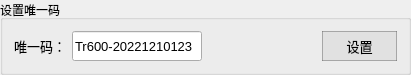
   <widget class="QGroupBox" name="groupBox_3">
    <property name="geometry">
     <rect>
      <x>760</x>
      <y>10</y>
      <width>411</width>
      <height>71</height>
     </rect>
    </property>
    <property name="title">
     <string>设置唯一码</string>
    </property>
    <layout class="QGridLayout" name="gridLayout_3">
     <item row="1" column="1">
      <layout class="QHBoxLayout" name="horizontalLayout_18">
       <item>
        <layout class="QHBoxLayout" name="horizontalLayout_7">
         <item>
          <widget class="QLabel" name="label_uniqueNo">
           <property name="minimumSize">
            <size>
             <width>0</width>
             <height>25</height>
            </size>
           </property>
           <property name="font">
            <font>
             <pointsize>10</pointsize>
            </font>
           </property>
           <property name="text">
            <string>唯一码：</string>
           </property>
          </widget>
         </item>
         <item>
          <widget class="QLineEdit" name="lineEdit_devUniqueId">
           <property name="minimumSize">
            <size>
             <width>130</width>
             <height>30</height>
            </size>
           </property>
           <property name="font">
            <font>
             <pointsize>10</pointsize>
            </font>
           </property>
           <property name="text">
            <string>Tr600-20221210123</string>
           </property>
          </widget>
         </item>
        </layout>
       </item>
       <item>
        <spacer name="horizontalSpacer_7">
         <property name="orientation">
          <enum>Qt::Horizontal</enum>
         </property>
         <property name="sizeHint" stdset="0">
          <size>
           <width>40</width>
           <height>20</height>
          </size>
         </property>
        </spacer>
       </item>
       <item>
        <layout class="QHBoxLayout" name="horizontalLayout_19">
         <item>
          <widget class="QPushButton" name="button_setDevUniqueId">
           <property name="minimumSize">
            <size>
             <width>75</width>
             <height>30</height>
            </size>
           </property>
           <property name="font">
            <font>
             <pointsize>10</pointsize>
            </font>
           </property>
           <property name="styleSheet">
            <string notr="true">QPushButton{
	border-style:solid;
	border-width:1px;
	color: rgb(0, 0, 0);
	background-color: rgba(225, 225, 225);
	border-color:rgba(100, 100, 100, 120);
}

QPushButton:hover{
	color:rgba(0,0,0,200);
	background-color:rgb(240, 248, 248);
	border-color: rgb(0, 150, 250);
}

QPushButton:pressed{
	border-style:inset;
	color:rgba(0,0,0,150);
	background-color: rgba(225, 225, 225);
	border-color: rgba(0, 163, 245);
}</string>
           </property>
           <property name="text">
            <string>设置</string>
           </property>
          </widget>
         </item>
        </layout>
       </item>
      </layout>
     </item>
    </layout>
   </widget>
